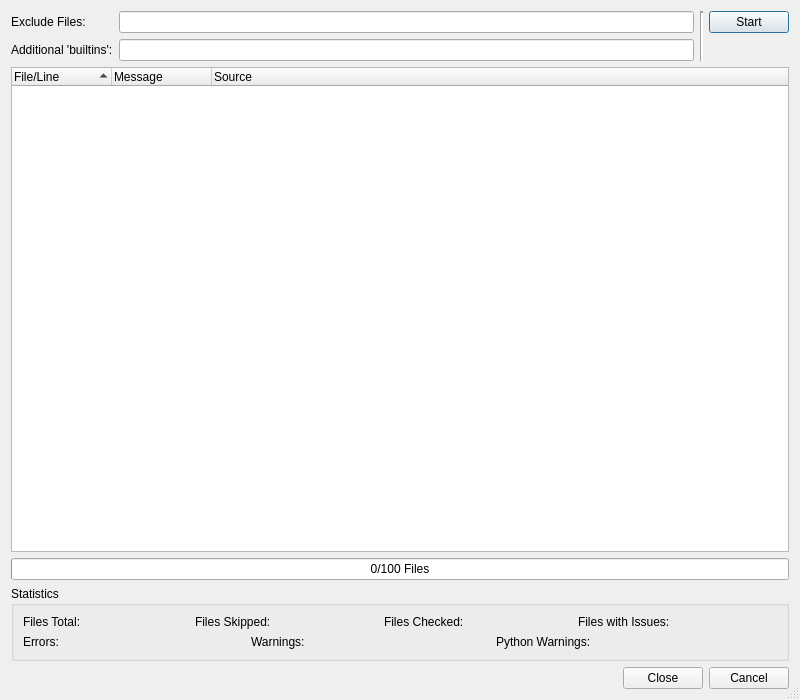
<?xml version="1.0" encoding="UTF-8"?>
<ui version="4.0">
 <class>SyntaxCheckerDialog</class>
 <widget class="QDialog" name="SyntaxCheckerDialog">
  <property name="geometry">
   <rect>
    <x>0</x>
    <y>0</y>
    <width>800</width>
    <height>700</height>
   </rect>
  </property>
  <property name="windowTitle">
   <string>Syntax Check Result</string>
  </property>
  <property name="whatsThis">
   <string>&lt;b&gt;Syntax Check Results&lt;/b&gt;
&lt;p&gt;This dialog shows the results of the syntax check. Double clicking an
entry will open an editor window and position the cursor at the respective line.&lt;/p&gt;</string>
  </property>
  <property name="sizeGripEnabled">
   <bool>true</bool>
  </property>
  <layout class="QVBoxLayout" name="verticalLayout_2">
   <item>
    <widget class="QFrame" name="filterFrame">
     <layout class="QGridLayout" name="gridLayout">
      <property name="leftMargin">
       <number>0</number>
      </property>
      <property name="topMargin">
       <number>0</number>
      </property>
      <property name="rightMargin">
       <number>0</number>
      </property>
      <property name="bottomMargin">
       <number>0</number>
      </property>
      <item row="0" column="0">
       <widget class="QLabel" name="label_2">
        <property name="text">
         <string>Exclude Files:</string>
        </property>
       </widget>
      </item>
      <item row="0" column="1">
       <widget class="QLineEdit" name="excludeFilesEdit">
        <property name="toolTip">
         <string>Enter filename patterns of files to be excluded separated by a comma</string>
        </property>
        <property name="clearButtonEnabled">
         <bool>true</bool>
        </property>
       </widget>
      </item>
      <item row="0" column="2" rowspan="2">
       <widget class="Line" name="line">
        <property name="lineWidth">
         <number>2</number>
        </property>
        <property name="orientation">
         <enum>Qt::Vertical</enum>
        </property>
       </widget>
      </item>
      <item row="0" column="3">
       <widget class="QPushButton" name="startButton">
        <property name="toolTip">
         <string>Press to start the syntax check run</string>
        </property>
        <property name="text">
         <string>Start</string>
        </property>
       </widget>
      </item>
      <item row="1" column="0">
       <widget class="QLabel" name="label_3">
        <property name="text">
         <string>Additional 'builtins':</string>
        </property>
       </widget>
      </item>
      <item row="1" column="1">
       <widget class="QLineEdit" name="builtinsEdit">
        <property name="toolTip">
         <string>Enter additional 'builtins' names separated by whitespace.</string>
        </property>
        <property name="clearButtonEnabled">
         <bool>true</bool>
        </property>
       </widget>
      </item>
     </layout>
    </widget>
   </item>
   <item>
    <widget class="QTreeWidget" name="resultList">
     <property name="whatsThis">
      <string>&lt;b&gt;Result List&lt;/b&gt;
&lt;p&gt;This list shows the results of the syntax check. Double clicking
an entry will open this entry in an editor window and position the cursor at
the respective line.&lt;/p&gt;</string>
     </property>
     <property name="alternatingRowColors">
      <bool>true</bool>
     </property>
     <property name="sortingEnabled">
      <bool>true</bool>
     </property>
     <property name="expandsOnDoubleClick">
      <bool>false</bool>
     </property>
     <column>
      <property name="text">
       <string>File/Line</string>
      </property>
     </column>
     <column>
      <property name="text">
       <string>Message</string>
      </property>
     </column>
     <column>
      <property name="text">
       <string>Source</string>
      </property>
     </column>
    </widget>
   </item>
   <item>
    <widget class="QProgressBar" name="checkProgress">
     <property name="toolTip">
      <string>Shows the progress of the syntax check action</string>
     </property>
     <property name="value">
      <number>0</number>
     </property>
     <property name="orientation">
      <enum>Qt::Horizontal</enum>
     </property>
     <property name="format">
      <string>%v/%m Files</string>
     </property>
    </widget>
   </item>
   <item>
    <widget class="QGroupBox" name="statisticsGroup">
     <property name="title">
      <string>Statistics</string>
     </property>
     <layout class="QVBoxLayout" name="verticalLayout">
      <item>
       <layout class="QHBoxLayout" name="horizontalLayout">
        <item>
         <widget class="QLabel" name="label_8">
          <property name="text">
           <string>Files Total:</string>
          </property>
         </widget>
        </item>
        <item>
         <widget class="QLabel" name="totalLabel">
          <property name="sizePolicy">
           <sizepolicy hsizetype="Expanding" vsizetype="Preferred">
            <horstretch>0</horstretch>
            <verstretch>0</verstretch>
           </sizepolicy>
          </property>
          <property name="text">
           <string/>
          </property>
         </widget>
        </item>
        <item>
         <widget class="QLabel" name="label_9">
          <property name="text">
           <string>Files Skipped:</string>
          </property>
         </widget>
        </item>
        <item>
         <widget class="QLabel" name="skippedLabel">
          <property name="sizePolicy">
           <sizepolicy hsizetype="Expanding" vsizetype="Preferred">
            <horstretch>0</horstretch>
            <verstretch>0</verstretch>
           </sizepolicy>
          </property>
          <property name="text">
           <string/>
          </property>
         </widget>
        </item>
        <item>
         <widget class="QLabel" name="label">
          <property name="text">
           <string>Files Checked:</string>
          </property>
         </widget>
        </item>
        <item>
         <widget class="QLabel" name="checkedLabel">
          <property name="sizePolicy">
           <sizepolicy hsizetype="Expanding" vsizetype="Preferred">
            <horstretch>0</horstretch>
            <verstretch>0</verstretch>
           </sizepolicy>
          </property>
          <property name="text">
           <string/>
          </property>
         </widget>
        </item>
        <item>
         <widget class="QLabel" name="label_4">
          <property name="text">
           <string>Files with Issues:</string>
          </property>
         </widget>
        </item>
        <item>
         <widget class="QLabel" name="issuesLabel">
          <property name="sizePolicy">
           <sizepolicy hsizetype="Expanding" vsizetype="Preferred">
            <horstretch>0</horstretch>
            <verstretch>0</verstretch>
           </sizepolicy>
          </property>
          <property name="text">
           <string/>
          </property>
         </widget>
        </item>
       </layout>
      </item>
      <item>
       <layout class="QHBoxLayout" name="horizontalLayout_2">
        <item>
         <widget class="QLabel" name="label_5">
          <property name="text">
           <string>Errors:</string>
          </property>
         </widget>
        </item>
        <item>
         <widget class="QLabel" name="errorsLabel">
          <property name="sizePolicy">
           <sizepolicy hsizetype="Expanding" vsizetype="Preferred">
            <horstretch>0</horstretch>
            <verstretch>0</verstretch>
           </sizepolicy>
          </property>
          <property name="text">
           <string/>
          </property>
         </widget>
        </item>
        <item>
         <widget class="QLabel" name="label_6">
          <property name="text">
           <string>Warnings:</string>
          </property>
         </widget>
        </item>
        <item>
         <widget class="QLabel" name="warningsLabel">
          <property name="sizePolicy">
           <sizepolicy hsizetype="Expanding" vsizetype="Preferred">
            <horstretch>0</horstretch>
            <verstretch>0</verstretch>
           </sizepolicy>
          </property>
          <property name="text">
           <string/>
          </property>
         </widget>
        </item>
        <item>
         <widget class="QLabel" name="label_7">
          <property name="text">
           <string>Python Warnings:</string>
          </property>
         </widget>
        </item>
        <item>
         <widget class="QLabel" name="pyWarningsLabel">
          <property name="sizePolicy">
           <sizepolicy hsizetype="Expanding" vsizetype="Preferred">
            <horstretch>0</horstretch>
            <verstretch>0</verstretch>
           </sizepolicy>
          </property>
          <property name="text">
           <string/>
          </property>
         </widget>
        </item>
       </layout>
      </item>
     </layout>
    </widget>
   </item>
   <item>
    <widget class="QDialogButtonBox" name="buttonBox">
     <property name="orientation">
      <enum>Qt::Horizontal</enum>
     </property>
     <property name="standardButtons">
      <set>QDialogButtonBox::Cancel|QDialogButtonBox::Close</set>
     </property>
    </widget>
   </item>
  </layout>
 </widget>
 <pixmapfunction>qPixmapFromMimeSource</pixmapfunction>
 <tabstops>
  <tabstop>excludeFilesEdit</tabstop>
  <tabstop>builtinsEdit</tabstop>
  <tabstop>startButton</tabstop>
  <tabstop>resultList</tabstop>
 </tabstops>
 <resources/>
 <connections/>
</ui>
